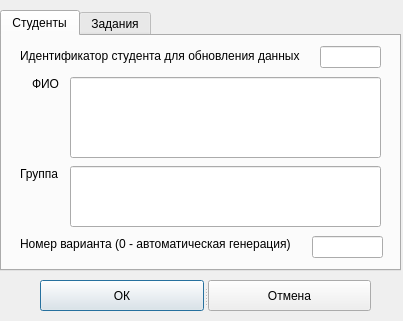
<?xml version="1.0" encoding="UTF-8"?>
<ui version="4.0">
 <class>Dialog_SQL_Update</class>
 <widget class="QDialog" name="Dialog_SQL_Update">
  <property name="geometry">
   <rect>
    <x>0</x>
    <y>0</y>
    <width>403</width>
    <height>321</height>
   </rect>
  </property>
  <property name="windowTitle">
   <string>Dialog</string>
  </property>
  <widget class="QTabWidget" name="tabWidget_Update">
   <property name="geometry">
    <rect>
     <x>0</x>
     <y>10</y>
     <width>401</width>
     <height>261</height>
    </rect>
   </property>
   <property name="currentIndex">
    <number>0</number>
   </property>
   <widget class="QWidget" name="tab">
    <attribute name="title">
     <string>Студенты</string>
    </attribute>
    <widget class="QLabel" name="label">
     <property name="geometry">
      <rect>
       <x>18</x>
       <y>10</y>
       <width>301</width>
       <height>20</height>
      </rect>
     </property>
     <property name="text">
      <string>Идентификатор студента для обновления данных</string>
     </property>
    </widget>
    <widget class="QLabel" name="label_2">
     <property name="geometry">
      <rect>
       <x>30</x>
       <y>40</y>
       <width>31</width>
       <height>16</height>
      </rect>
     </property>
     <property name="text">
      <string>ФИО</string>
     </property>
    </widget>
    <widget class="QLabel" name="label_3">
     <property name="geometry">
      <rect>
       <x>18</x>
       <y>130</y>
       <width>51</width>
       <height>16</height>
      </rect>
     </property>
     <property name="text">
      <string>Группа</string>
     </property>
    </widget>
    <widget class="QLabel" name="label_4">
     <property name="geometry">
      <rect>
       <x>18</x>
       <y>200</y>
       <width>301</width>
       <height>16</height>
      </rect>
     </property>
     <property name="text">
      <string>Номер варианта (0 - автоматическая генерация)</string>
     </property>
    </widget>
    <widget class="QLineEdit" name="lineEdit_student_id">
     <property name="geometry">
      <rect>
       <x>318</x>
       <y>10</y>
       <width>61</width>
       <height>22</height>
      </rect>
     </property>
     <property name="text">
      <string/>
     </property>
    </widget>
    <widget class="QLineEdit" name="lineEdit_student_var">
     <property name="geometry">
      <rect>
       <x>310</x>
       <y>200</y>
       <width>71</width>
       <height>22</height>
      </rect>
     </property>
    </widget>
    <widget class="QLineEdit" name="lineEdit_full_name">
     <property name="geometry">
      <rect>
       <x>68</x>
       <y>41</y>
       <width>311</width>
       <height>81</height>
      </rect>
     </property>
     <property name="alignment">
      <set>Qt::AlignLeading|Qt::AlignLeft|Qt::AlignTop</set>
     </property>
    </widget>
    <widget class="QLineEdit" name="lineEdit_student_group">
     <property name="geometry">
      <rect>
       <x>68</x>
       <y>130</y>
       <width>311</width>
       <height>61</height>
      </rect>
     </property>
     <property name="alignment">
      <set>Qt::AlignLeading|Qt::AlignLeft|Qt::AlignTop</set>
     </property>
    </widget>
   </widget>
   <widget class="QWidget" name="tab_2">
    <attribute name="title">
     <string>Задания</string>
    </attribute>
    <widget class="QLabel" name="label_5">
     <property name="geometry">
      <rect>
       <x>10</x>
       <y>40</y>
       <width>71</width>
       <height>16</height>
      </rect>
     </property>
     <property name="text">
      <string>Сложность</string>
     </property>
    </widget>
    <widget class="QLineEdit" name="lineEdit_task_id">
     <property name="geometry">
      <rect>
       <x>310</x>
       <y>10</y>
       <width>61</width>
       <height>22</height>
      </rect>
     </property>
     <property name="text">
      <string/>
     </property>
    </widget>
    <widget class="QLabel" name="label_6">
     <property name="geometry">
      <rect>
       <x>10</x>
       <y>200</y>
       <width>301</width>
       <height>16</height>
      </rect>
     </property>
     <property name="text">
      <string>Номер варианта (0 - автоматическая генерация)</string>
     </property>
    </widget>
    <widget class="QLabel" name="label_7">
     <property name="geometry">
      <rect>
       <x>10</x>
       <y>10</y>
       <width>311</width>
       <height>16</height>
      </rect>
     </property>
     <property name="text">
      <string>Идентификатор задания для обновления данных</string>
     </property>
    </widget>
    <widget class="QLineEdit" name="lineEdit_task_var">
     <property name="geometry">
      <rect>
       <x>302</x>
       <y>200</y>
       <width>71</width>
       <height>22</height>
      </rect>
     </property>
    </widget>
    <widget class="QLabel" name="label_8">
     <property name="geometry">
      <rect>
       <x>20</x>
       <y>70</y>
       <width>111</width>
       <height>16</height>
      </rect>
     </property>
     <property name="text">
      <string> Текст</string>
     </property>
    </widget>
    <widget class="QLineEdit" name="lineEdit_task_complication">
     <property name="geometry">
      <rect>
       <x>80</x>
       <y>40</y>
       <width>291</width>
       <height>22</height>
      </rect>
     </property>
    </widget>
    <widget class="QLabel" name="label_9">
     <property name="geometry">
      <rect>
       <x>20</x>
       <y>90</y>
       <width>55</width>
       <height>16</height>
      </rect>
     </property>
     <property name="text">
      <string>задания</string>
     </property>
    </widget>
    <widget class="QLineEdit" name="lineEdit_task_Text">
     <property name="geometry">
      <rect>
       <x>80</x>
       <y>70</y>
       <width>291</width>
       <height>121</height>
      </rect>
     </property>
     <property name="alignment">
      <set>Qt::AlignLeading|Qt::AlignLeft|Qt::AlignTop</set>
     </property>
    </widget>
   </widget>
  </widget>
  <widget class="QSplitter" name="splitter">
   <property name="geometry">
    <rect>
     <x>40</x>
     <y>280</y>
     <width>331</width>
     <height>31</height>
    </rect>
   </property>
   <property name="orientation">
    <enum>Qt::Horizontal</enum>
   </property>
   <widget class="QPushButton" name="pushButton_OK">
    <property name="text">
     <string>ОК</string>
    </property>
   </widget>
   <widget class="QPushButton" name="pushButton_Esc">
    <property name="text">
     <string>Отмена</string>
    </property>
   </widget>
  </widget>
 </widget>
 <resources/>
 <connections/>
</ui>
